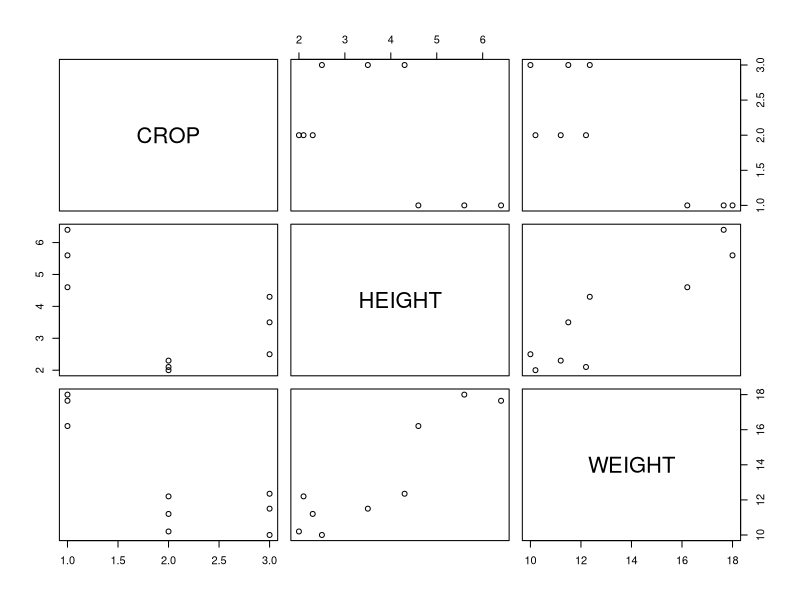
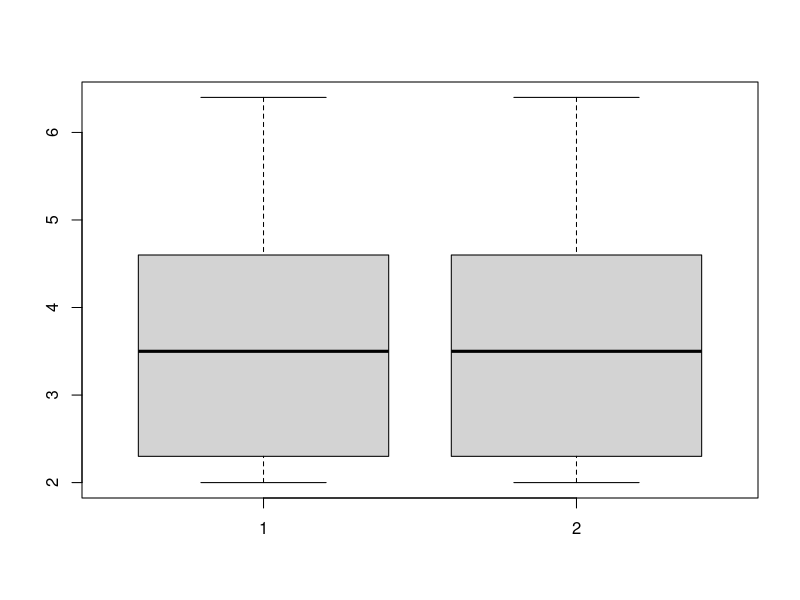
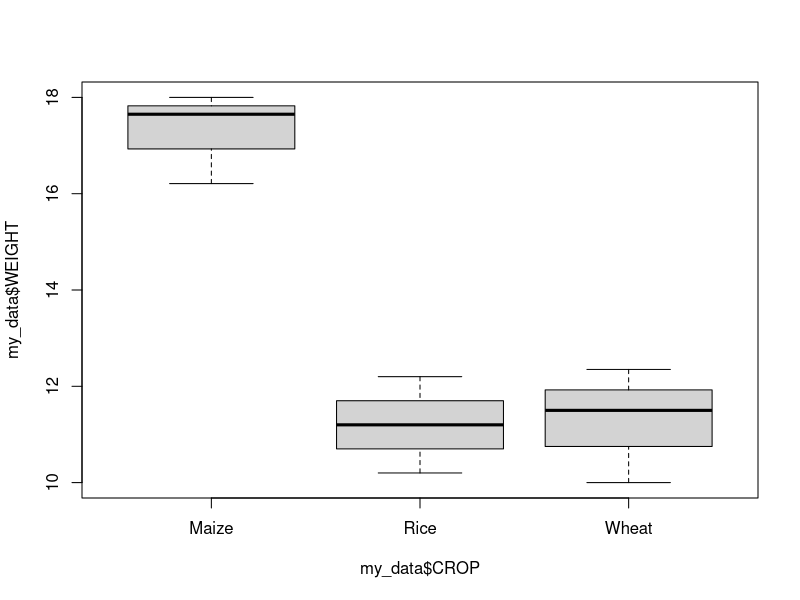

Reproduce these figures in R, in order.
library(readxl)
my_data <- read_excel("pd1.xlsx", col_types = c("text", 
                                                "numeric", "numeric"))
View(my_data)
str(my_data)
head(my_data)
tail(my_data)
plot(my_data)
boxplot(my_data$HEIGHT,my_data$HEIGHT)

boxplot(my_data$WEIGHT ~  my_data$CROP)